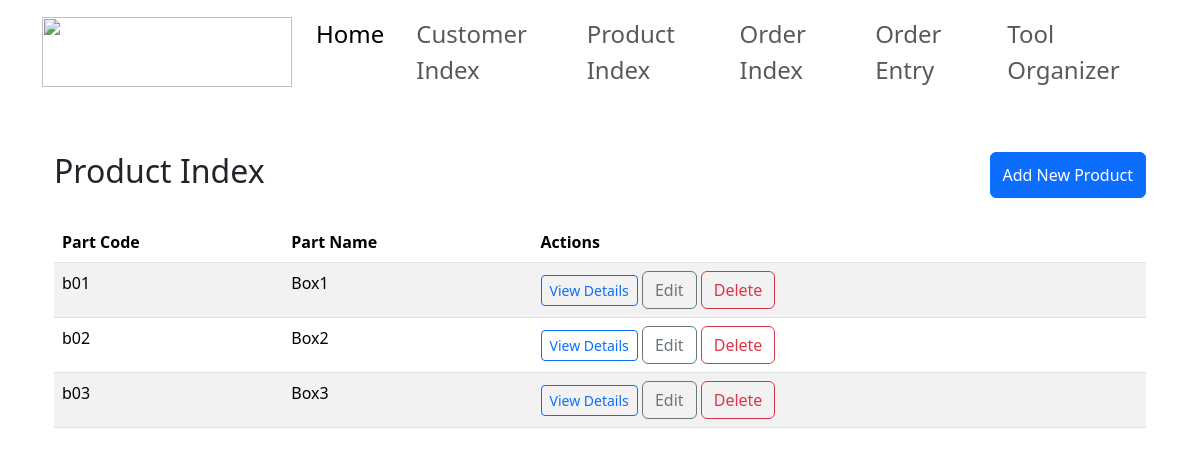
/product_index, run on an earlier commit of the app's database.
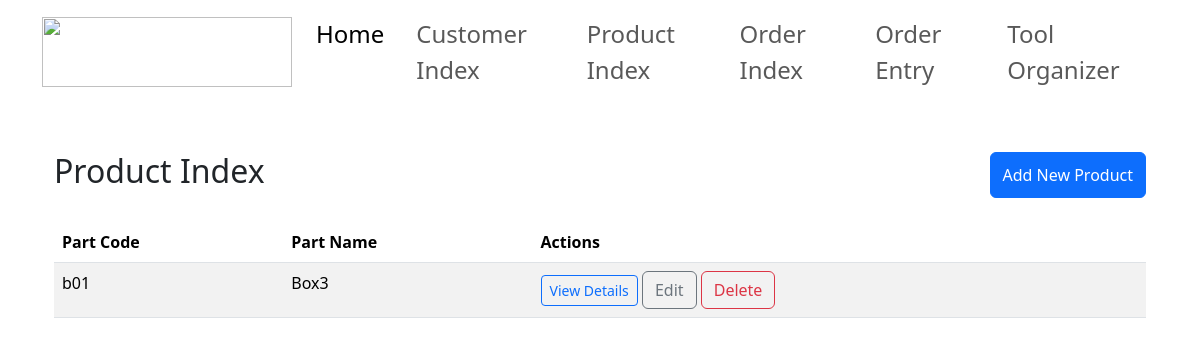
And on a later commit of the database.
### app1/models.py (models this page shows, shortened)
class Product(models.Model):
    part_code = models.CharField(max_length=100, unique=True)
    part_name = models.CharField(max_length=255)
    details = models.TextField(blank=True, null=True)
    material_used = models.CharField(max_length=255)

### app1/views.py (the view)
# urls.py: path("product_index", views.product_index, name="product_index"),
def product_index(request):
    products = Product.objects.all()
    return render(request, 'product_index.html', {'products': products})

### templates/product_index.html (shortened to what this page needs)
{% extends 'base.html' %}
{% block content %}
<div class="container mt-5">
    <div class="d-flex justify-content-between mb-4">
        <h2 class="text-dark">Product Index</h2>
        <button type="button" class="btn btn-primary" data-bs-toggle="modal" data-bs-target="#addProductModal">
            Add New Product
        </button>
    </div>
    <table class="table table-striped">
        <thead>
            <tr>
                <th>Part Code</th>
                <th>Part Name</th>
                <th>Actions</th>
            </tr>
        </thead>
        <tbody>
            {% for product in products %}
            <tr>
                <td>{{ product.part_code }}</td>
                <td>{{ product.part_name }}</td>
                <td>
                    <button type="button" class="btn btn-outline-primary btn-sm" data-bs-toggle="modal" data-bs-target="#viewProductModal{{ product.id }}">
                        View Details
                    </button>
                    <a href="{% url "product_edit" product.id %}" class="btn btn-outline-secondary mr-2">Edit</a>
                    <form action="{% url 'product_delete' product.pk %}" method="POST" style="display:inline;">
                        <button type="submit" class="btn btn-outline-danger">Delete</button>
                    </form>
                </td>
            </tr>
            {% endfor %}
        </tbody>
    </table>
</div>
{% endblock %}

### templates/base.html (shortened to what this page needs)
{% load static %}
<!DOCTYPE html>
<html lang="en">
<head>
    <link rel="stylesheet" href="https://iamarjunc.github.io/tstvortec1/static/css/bootstrap.min.css">
    <link rel="stylesheet" href="https://iamarjunc.github.io/tstvortec1/static/css/style.css">
</head>
<body>
    {% include 'navbar.html' %}
    <div class="container mt-5">
        {% block content %}
        {% endblock %}
    </div>
</body>
</html>

### templates/navbar.html (shortened to what this page needs)
{% load static %}
<nav class="navbar navbar-expand-lg navbar-light navbar-custom">
    <div class="container">
        <a class="navbar-brand" href="{% url 'home' %}">
            <img src="https://iamarjunc.github.io/tstvortec1/static/images/Roylco.png" alt="" width="250" height="70">
        </a>
        <div class="collapse navbar-collapse" id="mynavbar">
            <ul class="navbar-nav me-auto">
                <li class="nav-item me-3">
                    <a class="nav-link active fs-4" href="{% url 'home' %}">Home</a>
                </li>
                <li class="nav-item me-3">
                    <a class="nav-link fs-4" href="{% url "customer_index" %}">Customer Index</a>
                </li>
                <li class="nav-item me-3">
                    <a class="nav-link fs-4" href="{% url "product_index" %}">Product Index</a>
                </li>
                <li class="nav-item me-3">
                    <a class="nav-link fs-4" href="{% url "order_index" %}">Order Index</a>
                </li>
                <li class="nav-item me-3">
                    <a class="nav-link fs-4" href="{% url "order_entry" %}">Order Entry</a>
                </li>
                <li class="nav-item me-3">
                    <a class="nav-link fs-4" href="#">Tool Organizer</a>
                </li>
            </ul>
        </div>
    </div>
</nav>

What changed in the data, as far as the page shows it:
removed Product: part_code "b01", part_name "Box1"
removed Product: part_code "b02", part_name "Box2"
removed Product: part_code "b03", part_name "Box3"
added Product: part_code "b01", part_name "Box3"
